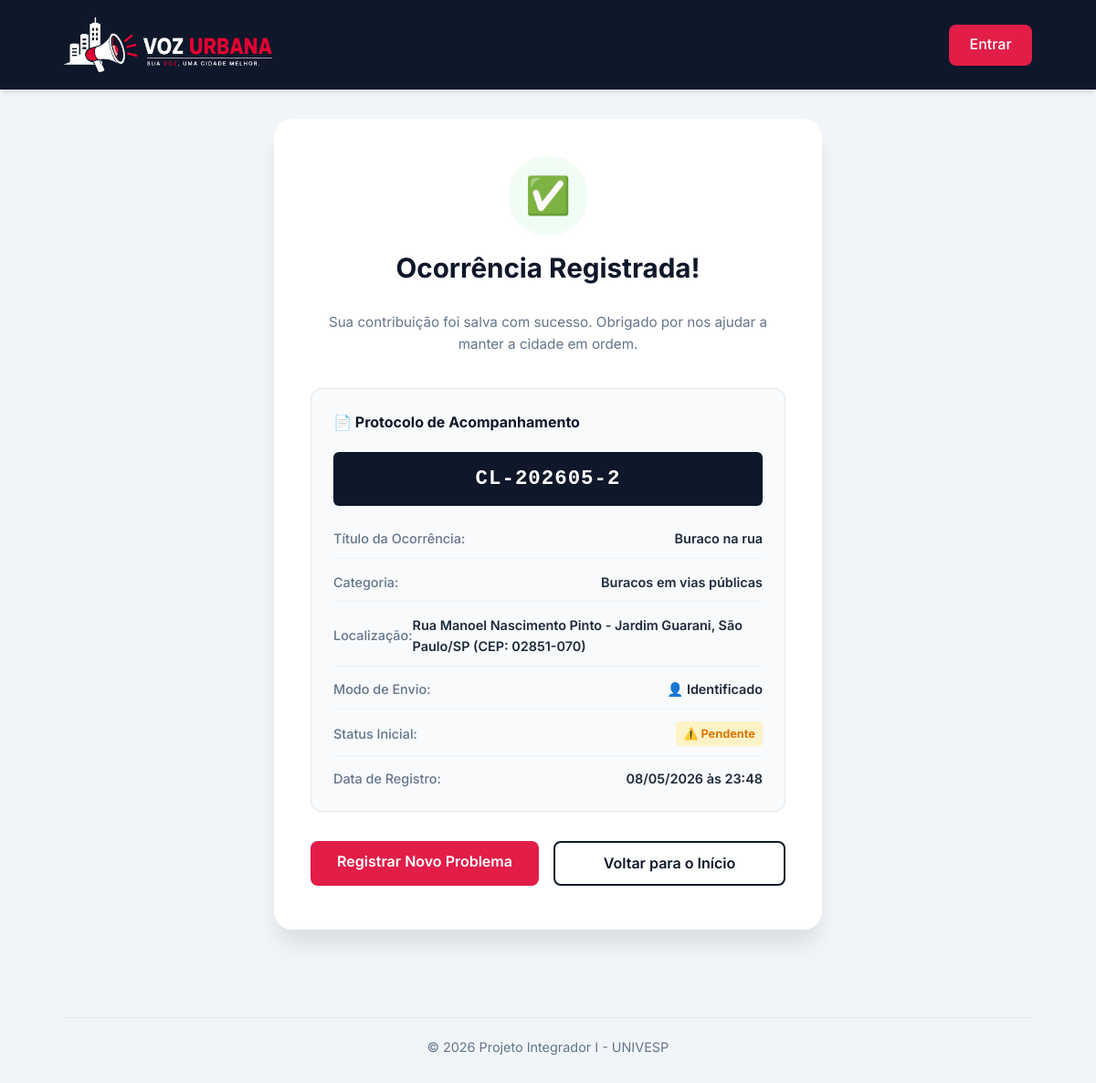
/denuncias/2/sucesso/, run on an earlier commit of the app's database.
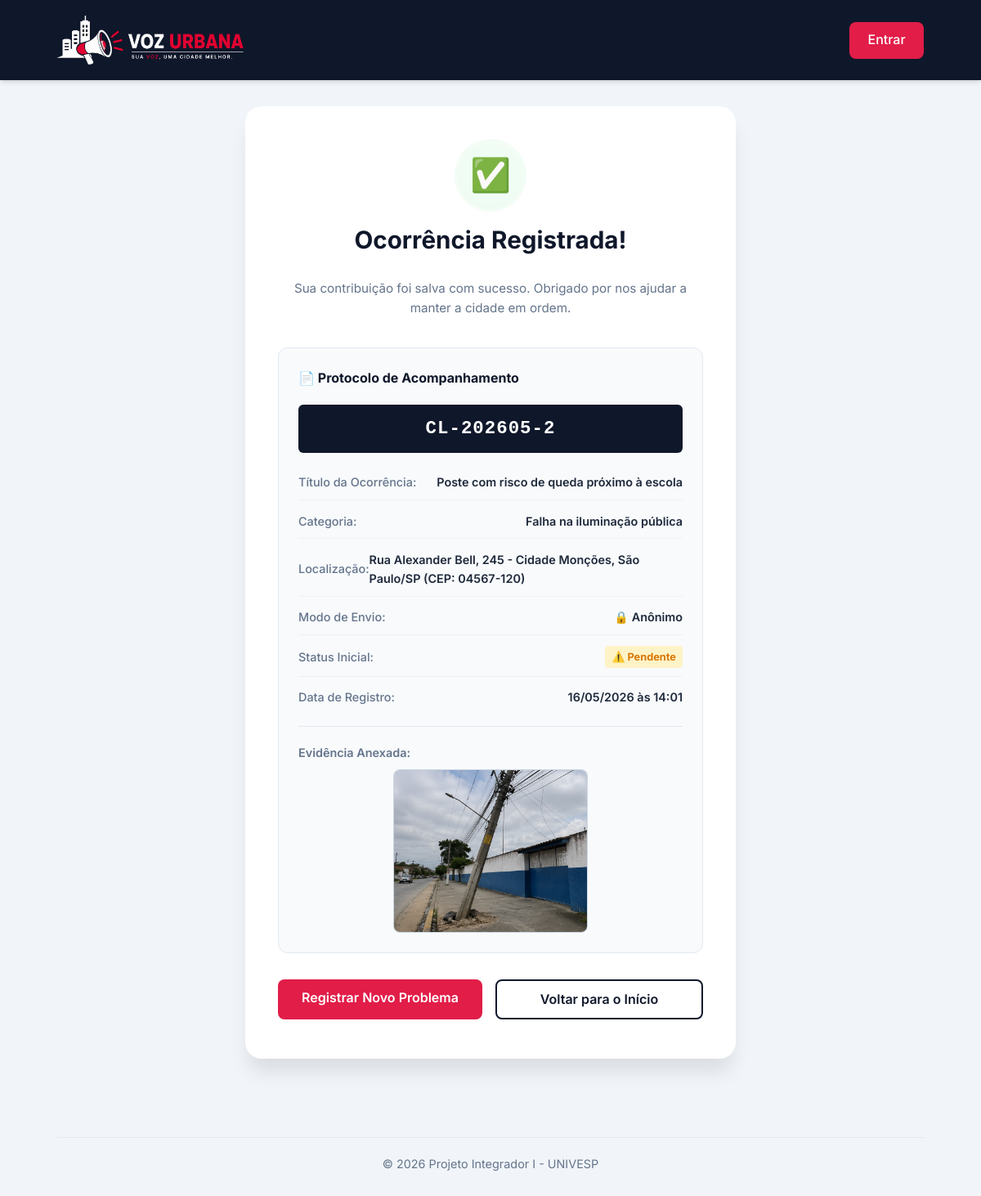
And on a later commit of the database.
### denuncias/models.py (models this page shows, shortened)
class Denuncia(models.Model):
    CATEGORIAS = [
        ('buraco', 'Buracos em vias públicas'),
        ('iluminacao', 'Falha na iluminação pública'),
        ('lixo', 'Descarte irregular de lixo / entulho'),
        ('enchente', 'Alagamento / Enchente'),
        ('outros', 'Outros problemas urbanos'),
    ]
    STATUS_CHOICES = [
        ('pendente', 'Pendente'),
        ('analise', 'Em Análise'),
        ('resolvido', 'Resolvido'),
    ]
    titulo = models.CharField(max_length=100, verbose_name="Título")
    categoria = models.CharField(max_length=50, choices=CATEGORIAS, verbose_name="Categoria")
    descricao = models.TextField(verbose_name="Descrição do Problema")
    cep = models.CharField(max_length=9, verbose_name="CEP", default="")
    endereco = models.CharField(max_length=255, verbose_name="Endereço", default="")
    numero = models.CharField(max_length=20, verbose_name="Número", default="", blank=True)
    bairro = models.CharField(max_length=100, verbose_name="Bairro", default="")
    cidade = models.CharField(max_length=100, verbose_name="Cidade", default="")
    estado = models.CharField(max_length=2, verbose_name="Estado", default="")
    localizacao = models.CharField(max_length=255, verbose_name="Endereço / Localização", blank=True)
    foto = models.ImageField(upload_to='denuncias/', null=True, blank=True, verbose_name="Fotografia de Evidência")
    anonimo = models.BooleanField(default=False, verbose_name="Denunciar de forma anônima")
    status = models.CharField(max_length=20, choices=STATUS_CHOICES, default='pendente', verbose_name="Status")
    resposta_gestor = models.TextField(null=True, blank=True, verbose_name="Resposta da Administração")
    criado_em = models.DateTimeField(auto_now_add=True, verbose_name="Criado em")
    atualizado_em = models.DateTimeField(auto_now=True, verbose_name="Atualizado em")
    class Meta:
        ordering = ['-criado_em']
        verbose_name = "Denúncia"
        verbose_name_plural = "Denúncias"

### denuncias/views.py (the view)
# urls.py: path('denuncias/<int:pk>/sucesso/', views.sucesso_denuncia, name='sucesso_denuncia'),
def sucesso_denuncia(request, pk):
    denuncia = get_object_or_404(Denuncia, pk=pk)
    return render(request, 'denuncias/sucesso.html', {'denuncia': denuncia})

### templates/denuncias/sucesso.html (shortened to what this page needs)
{% extends 'base.html' %}
{% block content %}
<div class="success-container">
    <div class="card success-card">
        <div class="success-header">
            <div class="success-checkmark-wrapper">
                <span class="success-icon">✅</span>
            </div>
            <h2>Ocorrência Registrada!</h2>
            <p class="success-subtitle">Sua contribuição foi salva com sucesso. Obrigado por nos ajudar a manter a cidade em ordem.</p>
        </div>
        <div class="success-details-box">
            <h3>📄 Protocolo de Acompanhamento</h3>
            <div class="protocol-code">CL-{% now "Y" %}{{ denuncia.criado_em|date:"m" }}-{{ denuncia.pk }}</div>
            <div class="details-grid">
                <div class="detail-item">
                    <span class="detail-label">Título da Ocorrência:</span>
                    <span class="detail-value">{{ denuncia.titulo }}</span>
                </div>
                <div class="detail-item">
                    <span class="detail-label">Categoria:</span>
                    <span class="detail-value">{{ denuncia.get_categoria_display }}</span>
                </div>
                <div class="detail-item">
                    <span class="detail-label">Localização:</span>
                    <span class="detail-value">{{ denuncia.localizacao }}</span>
                </div>
                <div class="detail-item">
                    <span class="detail-label">Modo de Envio:</span>
                    <span class="detail-value">
                        {% if denuncia.anonimo %}
                            🔒 Anônimo
                        {% else %}
                            👤 Identificado
                        {% endif %}
                    </span>
                </div>
                <div class="detail-item">
                    <span class="detail-label">Status Inicial:</span>
                    <span class="detail-value status-badge badge-pendente">⚠️ {{ denuncia.get_status_display }}</span>
                </div>
                <div class="detail-item">
                    <span class="detail-label">Data de Registro:</span>
                    <span class="detail-value">{{ denuncia.criado_em|date:"d/m/Y \à\s H:i" }}</span>
                </div>
            </div>
            {% if denuncia.foto %}
                <div class="success-image-preview">
                    <p class="preview-label">Evidência Anexada:</p>
                    <img src="{{ denuncia.foto.url }}" alt="Evidência da denúncia" class="attached-img">
                </div>
            {% endif %}
        </div>
        <div class="success-actions">
            <a href="{% url 'criar_denuncia' %}" class="btn-primary">Registrar Novo Problema</a>
            <a href="{% url 'home' %}" class="btn-secondary-outline">Voltar para o Início</a>
        </div>
    </div>
</div>
{% endblock %}

What changed in the data, as far as the page shows it:
changed Denuncia "Pendente": titulo "Buraco na rua" → "Poste com risco de queda próximo à escola"; categoria "Buracos em vias públicas" → "Falha na iluminação pública"; localizacao "Rua Manoel Nascimento Pinto - Jardim Guarani, São Paulo/SP (CEP: 02851-070)" → "Rua Alexander Bell, 245 - Cidade Monções, São Paulo/SP (CEP: 04567-120)"; criado_em "08/05/2026 às 23:48" → "16/05/2026 às 14:01"; foto: picture added
Also different on the page:
text no longer shown: "👤 Identificado"
text now shown: "🔒 Anônimo Evidência Anexada:"
